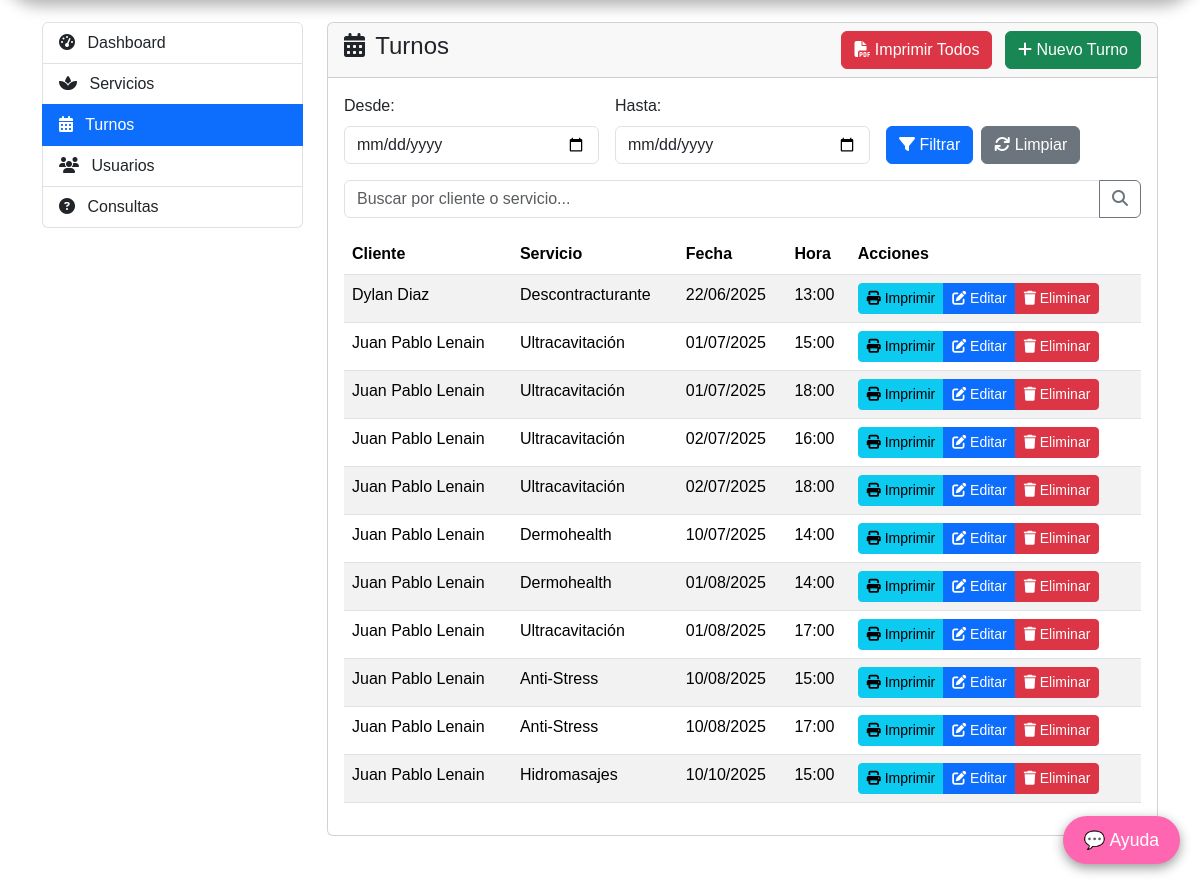
The app's page /panel-admin/turnos/ (signed in, lower part), older data.
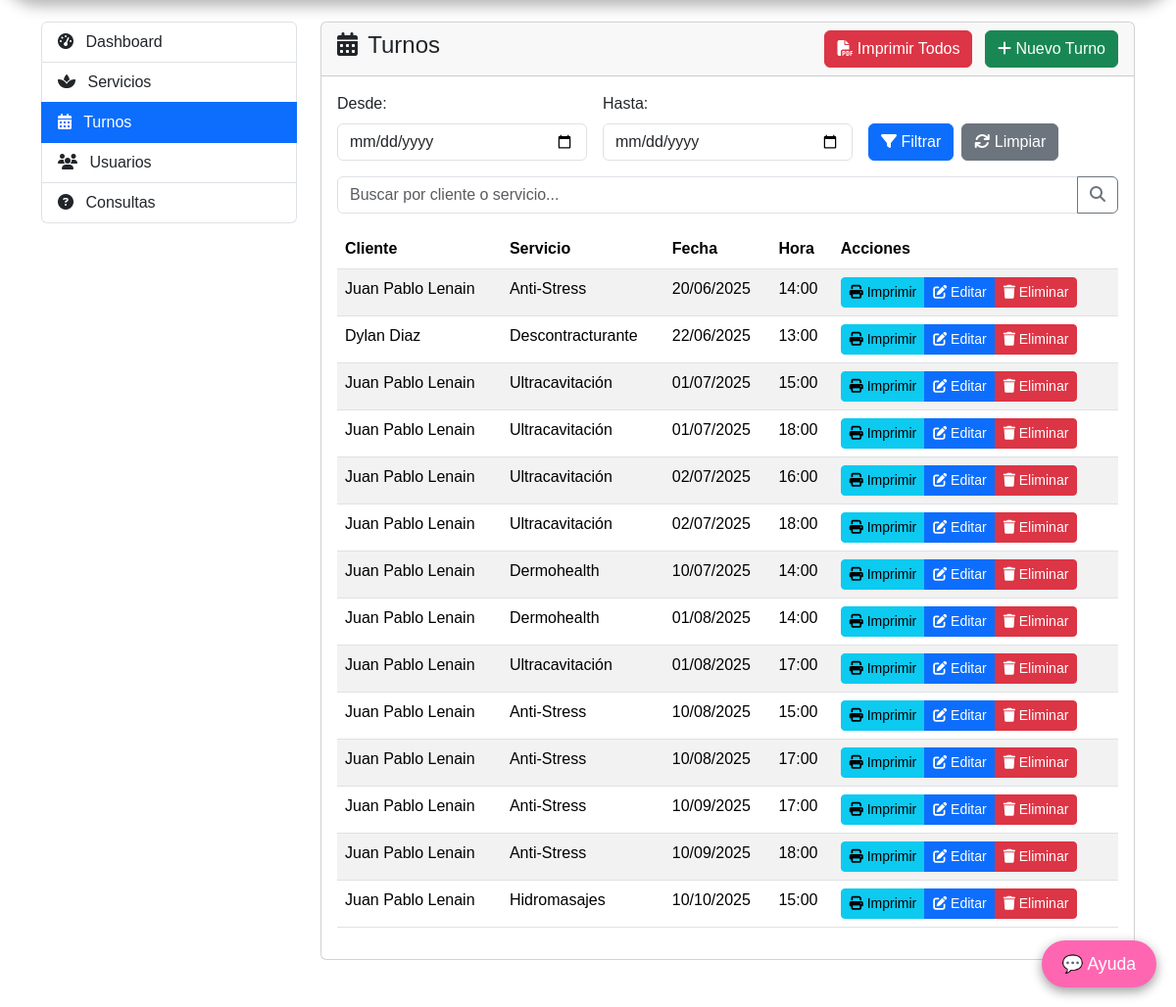
The same page, newer data.
### spa/models.py (models this page shows, shortened)
class Turno(models.Model):
    cliente = models.ForeignKey(Cliente, on_delete=models.CASCADE)
    servicio = models.ForeignKey(Servicio, on_delete=models.CASCADE)
    fecha = models.DateField()
    hora = models.TimeField()

class Cliente(models.Model):
    user = models.OneToOneField(User, on_delete=models.CASCADE)
    telefono = models.CharField(max_length=20, blank=True)
    def __str__(self):
        return self.user.get_full_name() or self.user.username

class Servicio(models.Model):
    nombre = models.CharField(max_length=100)
    descripcion = models.TextField()
    imagen = models.ImageField(upload_to='servicios/', blank=True, null=True)
    subcategoria = models.ForeignKey(SubcategoriaServicio, on_delete=models.CASCADE)
    precio = models.PositiveIntegerField(default=10000)
    def __str__(self):
        return self.nombre

### spa/views.py (the view)
# urls.py: path('panel-admin/turnos/', views.admin_turnos, name='admin_turnos'),
@staff_member_required
def admin_turnos(request):
    hoy = timezone.now().date()
    fecha_desde = request.GET.get('fecha_desde')
    fecha_hasta = request.GET.get('fecha_hasta')
    if fecha_desde and fecha_hasta:
        try:
            fecha_desde = datetime.strptime(fecha_desde, '%Y-%m-%d').date()
            fecha_hasta = datetime.strptime(fecha_hasta, '%Y-%m-%d').date()
            turnos = Turno.objects.filter(fecha__range=(fecha_desde, fecha_hasta)).order_by('fecha', 'hora')
        except ValueError:
            turnos = Turno.objects.filter(fecha__gte=hoy).order_by('fecha', 'hora')
    else:
        turnos = Turno.objects.filter(fecha__gte=hoy).order_by('fecha', 'hora')
    servicios = Servicio.objects.all()
    clientes = Cliente.objects.all()
    return render(request, 'admin/turnos.html', {
        'turnos': turnos,
        'servicios': servicios,
        'clientes': clientes,
        'fecha_desde': fecha_desde if fecha_desde else '',
        'fecha_hasta': fecha_hasta if fecha_hasta else '',
        'active_tab': 'turnos'
    })

### spa/context_processors.py (called while the page is built)
def cart_processor(request):
    if request.user.is_authenticated:
        cart = Cart.objects.filter(user=request.user).first()
    else:
        session_key = request.session.session_key
        if not session_key:
            return {'cart_count': 0}
        cart = Cart.objects.filter(session_key=session_key).first()
    if cart:
        return {'cart_count': cart.items.count()}
    return {'cart_count': 0}

def is_admin(request):
    return {'is_admin': request.user.is_staff}

### templates/admin/turnos.html (shortened to what this page needs)
{% extends "admin/base_admin.html" %}
{% block admin_content %}
<div class="card mb-4">
  <div class="card-header">
    <div class="d-flex justify-content-between align-items-center">
      <h4><i class="fas fa-calendar-alt me-1"></i> Turnos</h4>
      <div>
        <a href="{% url 'turnos_lista_pdf' %}{% if fecha_desde and fecha_hasta %}?fecha_desde={{ fecha_desde }}&fecha_hasta={{ fecha_hasta }}{% endif %}" class="btn btn-danger me-2" target="_blank">
          <i class="fas fa-file-pdf"></i> Imprimir {% if fecha_desde and fecha_hasta %}Filtrados{% else %}Todos{% endif %}
        </a>
        <button class="btn btn-success" data-bs-toggle="modal" data-bs-target="#nuevoTurnoModal">
          <i class="fas fa-plus"></i> Nuevo Turno
        </button>
      </div>
    </div>
  </div>
  <div class="card-body">
    <div class="mb-3">
      <form method="get" class="row g-3">
        <div class="col-md-4">
          <label for="fecha_desde" class="form-label">Desde:</label>
          <input type="date" id="fecha_desde" name="fecha_desde" class="form-control" value="{{ fecha_desde }}">
        </div>
        <div class="col-md-4">
          <label for="fecha_hasta" class="form-label">Hasta:</label>
          <input type="date" id="fecha_hasta" name="fecha_hasta" class="form-control" value="{{ fecha_hasta }}">
        </div>
        <div class="col-md-4 d-flex align-items-end">
          <button type="submit" class="btn btn-primary me-2">
            <i class="fas fa-filter"></i> Filtrar
          </button>
          <a href="{% url 'admin_turnos' %}" class="btn btn-secondary">
            <i class="fas fa-sync"></i> Limpiar
          </a>
        </div>
      </form>
    </div>
    <div class="mb-3">
      <div class="input-group">
        <input type="text" id="buscarTurno" class="form-control" placeholder="Buscar por cliente o servicio...">
        <button class="btn btn-outline-secondary" type="button">
          <i class="fas fa-search"></i>
        </button>
      </div>
    </div>
    <table class="table table-striped">
      <thead>
        <tr>
          <th>Cliente</th>
          <th>Servicio</th>
          <th>Fecha</th>
          <th>Hora</th>
          <th>Acciones</th>
        </tr>
      </thead>
      <tbody>
        {% for turno in turnos %}
        <tr>
          <td>{{ turno.cliente }}</td>
          <td>{{ turno.servicio }}</td>
          <td>{{ turno.fecha|date:"d/m/Y" }}</td>
          <td>{{ turno.hora|time:"H:i" }}</td>
          <td>
            <div class="btn-group" role="group">
              <a href="{% url 'turno_pdf' turno.id %}" class="btn btn-sm btn-info" target="_blank">
                <i class="fas fa-print"></i> Imprimir
              </a>
              <button class="btn btn-sm btn-primary" data-bs-toggle="modal" data-bs-target="#editarTurnoModal{{ turno.id }}">
                <i class="fas fa-edit"></i> Editar
              </button>
              <button class="btn btn-sm btn-danger" data-bs-toggle="modal" data-bs-target="#eliminarTurnoModal{{ turno.id }}">
                <i class="fas fa-trash"></i> Eliminar
              </button>
            </div>
          </td>
        </tr>
        {% empty %}
        <tr>
          <td colspan="5" class="text-center">No hay turnos programados</td>
        </tr>
        {% endfor %}
      </tbody>
    </table>
  </div>
</div>
{% endblock %}

### templates/admin/base_admin.html (shortened to what this page needs)
{% extends "base.html" %}
{% block content %}
<div class="container py-4">
  <div class="row">
    <div class="col-md-3">
      <div class="list-group mb-4">
        <a href="{% url 'admin_dashboard' %}" class="list-group-item list-group-item-action {% if active_tab == 'dashboard' %}active{% endif %}">
          <i class="fas fa-tachometer-alt me-2"></i> Dashboard
        </a>
        <a href="{% url 'admin_servicios' %}" class="list-group-item list-group-item-action {% if active_tab == 'servicios' %}active{% endif %}">
          <i class="fas fa-spa me-2"></i> Servicios
        </a>
        <a href="{% url 'admin_turnos' %}" class="list-group-item list-group-item-action {% if active_tab == 'turnos' %}active{% endif %}">
          <i class="fas fa-calendar-alt me-2"></i> Turnos
        </a>
        <a href="{% url 'admin_usuarios' %}" class="list-group-item list-group-item-action {% if active_tab == 'usuarios' %}active{% endif %}">
          <i class="fas fa-users me-2"></i> Usuarios
        </a>
        <a href="{% url 'admin_consultas' %}" class="list-group-item list-group-item-action {% if active_tab == 'consultas' %}active{% endif %}">
          <i class="fas fa-question-circle me-2"></i> Consultas
        </a>
      </div>
    </div>
    <div class="col-md-9">
      {% block admin_content %}
      {% endblock %}
    </div>
  </div>
</div>
{% endblock %}

### templates/base.html (shortened to what this page needs)
{% load static %}
{% load custom_filters %}
<!DOCTYPE html>
<html lang="es">
  <head>
    <link
      href="https://cdn.jsdelivr.net/npm/bootstrap@5.3.3/dist/css/bootstrap.min.css"
      rel="stylesheet"
    />
    <link
      href="https://cdnjs.cloudflare.com/ajax/libs/font-awesome/6.4.0/css/all.min.css"
      rel="stylesheet"
    />
  </head>
  <body>
    {% block content %}{% endblock %}
    <button
      id="chat-toggle"
      class="btn btn-pink position-fixed"
      style="bottom:20px; right:20px; z-index:1040;"
    >
      💬 Ayuda
    </button>
  </body>
</html>

### templates/base.html (style rules this page uses)
body { font-family: Arial, sans-serif; margin: 0; padding: 0; background-color: #ffffff; }
.table tbody td { transition: transform 0.15s ease-in-out; position: relative; }
.btn-pink { background-color: #ff66b2; color: white; padding: 10px 20px; font-size: 1.1rem; text-decoration: none; border-radius: 25px; transition: background-color 0.3s ease, transform 0.3s ease, box-shadow 0.3s ease; box-shadow: 0 4px 12px rgba(0, 0, 0, 0.4); display: inline-block; margin-top: 30px; }

Row changes from the older to the newer data that the page shows:
added Turno: cliente "Juan Pablo Lenain", servicio "Anti-Stress", fecha "20/06/2025", hora "14:00"
added Turno: cliente "Juan Pablo Lenain", servicio "Anti-Stress", fecha "10/09/2025", hora "17:00"
added Turno: cliente "Juan Pablo Lenain", servicio "Anti-Stress", fecha "10/09/2025", hora "18:00"
